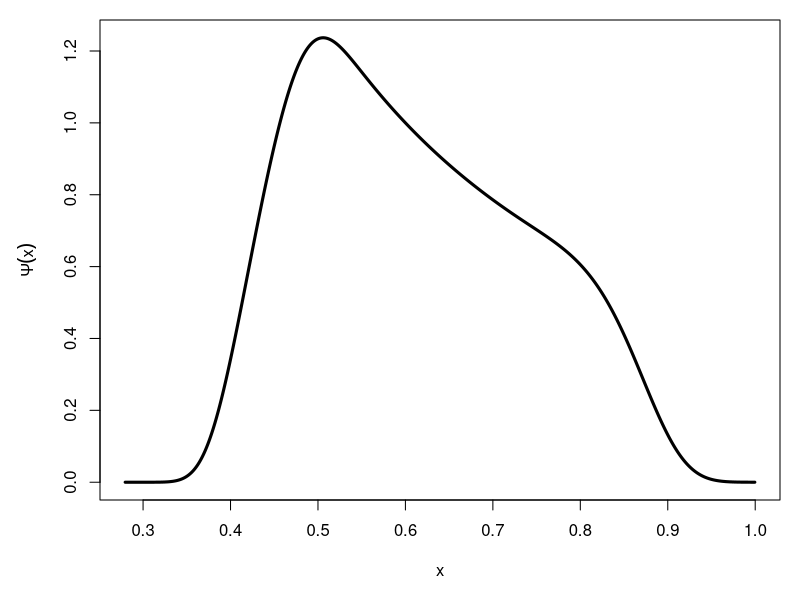

Write R code to recreate this figure. (Note: this script raises an error after producing the figure.)
intx <- function(f, x) {
    # Use trapezoidal rule for integration
    #
    # Args:
    #   f: value of function at points given by x
    #   x: the points at which the function values are given. Needs to be in
    #      either increasing or decreasing order.
    #
    # Returns:
    #   vector of values of integral over f at points given by x
    #
    # The integration starts at the first value in x, so first
    # value in the returned vector is zero.

    idx <- 1:(length(f)-1)
    dx <- abs(diff(x))
    return(c(0,cumsum((f[idx]+f[idx+1])*dx[idx]/2)))
}

# Set parameters
a <- 0.7; b <- 0.5; 
alpha <- 0.85; beta <- 1;
xa <- 0.7;  # threshold for duplication
delta <- 0.2  # width of offspring size distribution

xp <- 0.5 + delta/2  # x_+ is maximum size of offspring
xmin <- xa*(1-delta)/2  # Smallest possible cell size

Nx <- 1440  # Choose number of steps
uselog <- TRUE
if (uselog) {
    y <- seq(log(xmin), 0, length.out = Nx+1)
    x <- exp(y)
} else {
    x <- seq(xmin, 1, length.out = Nx+1)
}

# We will shift x to make sure it includes the point xp
x <- x - min(x[x>=xp]) + xp

# Growth rate
g <- a*x^alpha-b*x^beta

q <- function(x) {
    # Make q nonzero only between (1-delta)/2 and (1+delta)/2
    # Here we use a smooth bump function
    qr <- exp(-1/(1-(2/delta*(x-1/2))^2))/0.444*2/delta
    qr[abs(x-0.5)>delta/2] <- 0
    
    # Use the following two lines if you want a step function
    # qr <- rep(0, length(x))
    # qr[abs(x-0.5)<delta/2] <- 1/delta
    
    return(qr)
}

# Use a k that stays finite but is large enough to ensure that
# almost all cells duplicate before reaching x=1
k <- 4000*(x-xa)^4#/(1-x+0.01)
k[x<xa] <- 0

p <- function(m0) {
    # Calculate the steady-state solution
    #
    # Args:
    #   m0: scalar giving the constant mortality rate
    #
    # Returns:
    #   List containing the solution and the integral over h/e 
    #   For the correct value of m0 that integral will be equal to 1
    
    # Use constant mortality 
    m <- rep_len(m0, length(x))
    
    # Calculate e(x)
    ep <- (k+m)/g
    # First calculate for x < xp
    es <- rev(intx(rev(ep[x<=xp]), rev(x[x<=xp])))
    # then for x >= xp
    el <- -intx(ep[x>=xp], x[x>=xp])
    # and put the results together
    e <- exp(c(es[-length(es)], el))
    
    # Calculate h(x)
    # TODO: Want to convert this to using spectral methods when the steps
    # are logarithmic
    hp <- k*e/g
    hp[x<xa] <- 0
    h <- rep_len(0, length(x))
    for (i in 1:length(x)) {
        h[i] <- 2*intx(hp*q(x[i]/x)/x, x)[length(x)-1]
    }
    
    # Calculate Theta in eq.(4.21). Because h/e is zero beyond x=xp, we simply
    # integrate up to x=1. Then Theta is automatically 1 for x>xp when the
    # boundary condition (4.18) is satisfied.
    he <- h/e
    he[e==0] <- 0  # Removes the infinity from division by zero
    Theta <- intx(he, x) 
    # The boundary condition (4.18) is satisfied iff b=1
    b <- Theta[length(x)]
    
    # Use eq.(4.20) to calculate the solution.
    Psi <- g[x==xp]*e*Theta/g
    
    return(list(Psi, b))
}

# Find the mortality rate constant that satisfies the boundary condition
# in eq. (4.18)
m0 <- uniroot(function(m0) p(m0)[[2]]-1, lower=0.05, upper=10)[["root"]]

# Calculate the solution
psi <- p(m0)[[1]]
# Plot the solution
par(mar=c(5,5,1,1))
plot(x, psi, type="l", lwd=3,
     xlab="x", ylab=expression(Psi(x)))


###################### new code addition is below ##################

# Define Q(w,wd) function for computation of birth integral

BigQ <- function(w,wd){
  if ((wd !=0) & abs((w/wd)-0.5)<delta/2) {
    1/(delta*wd)
  } else {
    0
  }
}

BigQList <- function(w){
  outputt <- rep(0, length(x));
  for (i in 1:length(x)) {
    outputt[i] <- BigQ(w,x[i])
  }
  return(outputt)
}


#Use Riemann sum to work out birth term

birthpartfun <- function(w){
  2*dx*sum(k*psi*BigQList(w))
}


birthpartoutput <- rep(0,length(x));
for (i in 1:length(x)) {
  birthpartoutput[i] <- birthpartfun(x[i])
}

#plot(x,birthpartoutput)

#Use central differencing, assuming Z is zero at either end


centraldiffwZeroes2 <- function(Z,dx){
  outputtt <- rep(0,length(Z));
  for (i in 1:length(Z)) {
    outputtt[i] <- if (i==1) {
      0
    } else {
      if (i==length(Z)) {
        0
      } else {
        (Z[i+1]-Z[i-1])/(2*dx)
      }
    }
  }
  return(outputtt)
}

# compute linear term, growth term (involving derivative), and add them to the birth term integral, and plot the output, which is (d psi/ dt)

linterm <- -k*psi-m0*psi


growthterm2 <- -centraldiffwZeroes2(g*psi,dx)


DpsiDt <- birthpartoutput+growthterm2+linterm

plot(x,DpsiDt)
